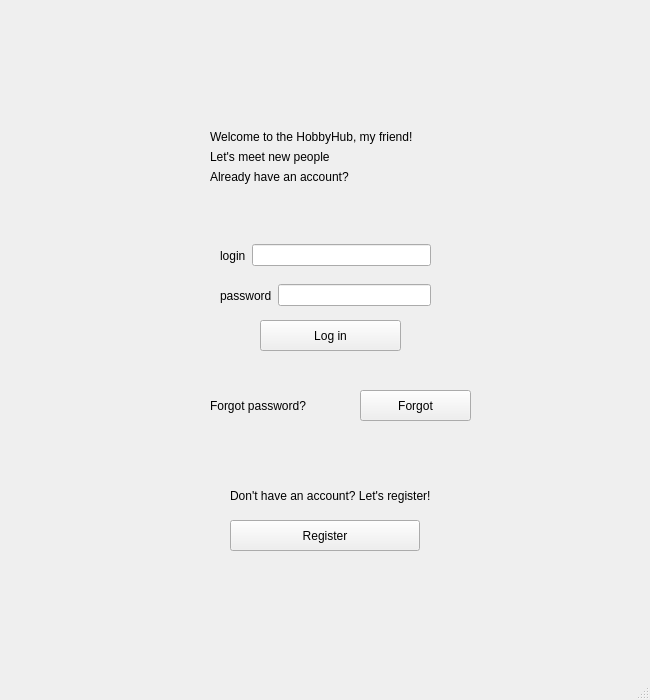
<?xml version="1.0" encoding="UTF-8"?>
<ui version="4.0">
 <class>GreetingPage</class>
 <widget class="QMainWindow" name="GreetingPage">
  <property name="geometry">
   <rect>
    <x>0</x>
    <y>0</y>
    <width>650</width>
    <height>700</height>
   </rect>
  </property>
  <property name="windowTitle">
   <string>GreetingPage</string>
  </property>
  <widget class="QWidget" name="centralwidget">
   <widget class="QPushButton" name="BtnRegister">
    <property name="geometry">
     <rect>
      <x>230</x>
      <y>520</y>
      <width>190</width>
      <height>31</height>
     </rect>
    </property>
    <property name="text">
     <string>Register</string>
    </property>
   </widget>
   <widget class="QLabel" name="RegLabel">
    <property name="geometry">
     <rect>
      <x>230</x>
      <y>480</y>
      <width>291</width>
      <height>31</height>
     </rect>
    </property>
    <property name="text">
     <string>Don't have an account? Let's register!</string>
    </property>
   </widget>
   <widget class="QPushButton" name="BtnLogIn">
    <property name="geometry">
     <rect>
      <x>260</x>
      <y>320</y>
      <width>141</width>
      <height>31</height>
     </rect>
    </property>
    <property name="text">
     <string>Log in</string>
    </property>
   </widget>
   <widget class="QWidget" name="">
    <property name="geometry">
     <rect>
      <x>210</x>
      <y>130</y>
      <width>281</width>
      <height>91</height>
     </rect>
    </property>
    <layout class="QFormLayout" name="formLayout">
     <item row="0" column="0" colspan="2">
      <widget class="QLabel" name="Greeting">
       <property name="text">
        <string>Welcome to the HobbyHub, my friend!</string>
       </property>
      </widget>
     </item>
     <item row="1" column="0" colspan="2">
      <widget class="QLabel" name="Label">
       <property name="text">
        <string>Let's meet new people</string>
       </property>
      </widget>
     </item>
     <item row="2" column="0" colspan="2">
      <widget class="QLabel" name="CheckAccount">
       <property name="text">
        <string>Already have an account?</string>
       </property>
      </widget>
     </item>
    </layout>
   </widget>
   <widget class="QWidget" name="">
    <property name="geometry">
     <rect>
      <x>220</x>
      <y>240</y>
      <width>211</width>
      <height>31</height>
     </rect>
    </property>
    <layout class="QHBoxLayout" name="horizontalLayout_4">
     <item>
      <widget class="QLabel" name="Login">
       <property name="text">
        <string>login</string>
       </property>
      </widget>
     </item>
     <item>
      <widget class="QLineEdit" name="login"/>
     </item>
    </layout>
   </widget>
   <widget class="QWidget" name="">
    <property name="geometry">
     <rect>
      <x>220</x>
      <y>280</y>
      <width>211</width>
      <height>31</height>
     </rect>
    </property>
    <layout class="QHBoxLayout" name="horizontalLayout_5">
     <item>
      <widget class="QLabel" name="Password">
       <property name="text">
        <string>password</string>
       </property>
      </widget>
     </item>
     <item>
      <widget class="QLineEdit" name="password">
       <property name="echoMode">
        <enum>QLineEdit::Password</enum>
       </property>
      </widget>
     </item>
    </layout>
   </widget>
   <widget class="QLabel" name="forgotlabel">
    <property name="geometry">
     <rect>
      <x>210</x>
      <y>390</y>
      <width>151</width>
      <height>31</height>
     </rect>
    </property>
    <property name="text">
     <string>Forgot password?</string>
    </property>
   </widget>
   <widget class="QPushButton" name="BtnForgottenPass">
    <property name="geometry">
     <rect>
      <x>360</x>
      <y>390</y>
      <width>111</width>
      <height>31</height>
     </rect>
    </property>
    <property name="text">
     <string>Forgot</string>
    </property>
   </widget>
   <zorder>layoutWidget</zorder>
   <zorder>CheckAccount</zorder>
   <zorder>Label</zorder>
   <zorder>layoutWidget</zorder>
   <zorder>RegLabel</zorder>
   <zorder>BtnLogIn</zorder>
   <zorder>Greeting</zorder>
   <zorder>layoutWidget_2</zorder>
   <zorder>BtnRegister</zorder>
   <zorder>BtnRegister</zorder>
  </widget>
  <widget class="QMenuBar" name="menubar">
   <property name="geometry">
    <rect>
     <x>0</x>
     <y>0</y>
     <width>650</width>
     <height>21</height>
    </rect>
   </property>
  </widget>
  <widget class="QStatusBar" name="statusbar"/>
 </widget>
 <resources/>
 <connections/>
</ui>
